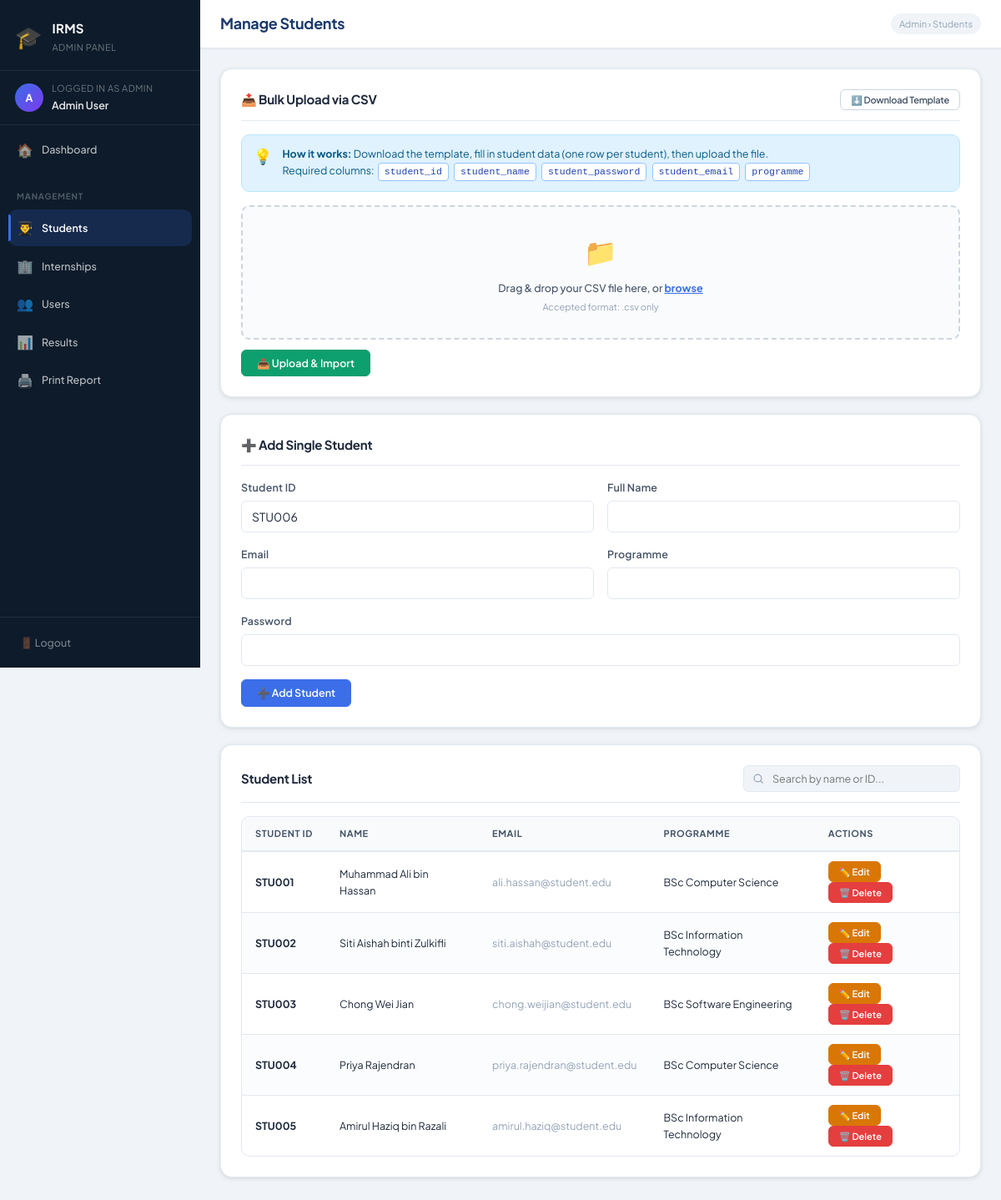
/admin/students.php (signed in), run on the app's committed database.
### tables this page shows
CREATE TABLE `student` (
  `student_id` varchar(20) NOT NULL,
  `student_name` varchar(100) NOT NULL,
  `student_password` varchar(100) NOT NULL,
  `student_email` varchar(100) DEFAULT NULL,
  `programme` varchar(100) DEFAULT NULL
);

### admin/students.php (the view, shortened to what this page needs)
<?php
require_once "../connection.php";
include "header.php";
$editStudent = null;
$nextStuId = 'STU001';
$sRes = mysqli_query($conn, "SELECT student_id FROM student ORDER BY student_id DESC LIMIT 1");
if ($sRow = mysqli_fetch_assoc($sRes)) {
    preg_match('/(\D+)(\d+)$/', $sRow['student_id'], $sm);
    $nextStuId = $sm ? $sm[1] . str_pad((int)$sm[2] + 1, strlen($sm[2]), '0', STR_PAD_LEFT) : $sRow['student_id'];
}
?>
<div class="topbar">
    <h1>Manage Students</h1>
    <span class="breadcrumb">Admin &rsaquo; Students</span>
</div>
<div class="page-body">
<div class="card">
    <div class="card-title flex-between">
        <span>📤 Bulk Upload via CSV</span>
        <a href="students.php?template=student" class="btn btn-outline btn-sm">
            ⬇️ Download Template
        </a>
    </div>
    <div class="csv-info-box">
        <div class="csv-info-icon">💡</div>
        <div>
            <strong>How it works:</strong> Download the template, fill in student data (one row per student), then upload the file.
            <div class="csv-columns">
                Required columns:
                <span class="csv-col">student_id</span>
                <span class="csv-col">student_name</span>
                <span class="csv-col">student_password</span>
                <span class="csv-col">student_email</span>
                <span class="csv-col">programme</span>
            </div>
        </div>
    </div>
    <form method="POST" enctype="multipart/form-data" style="margin-top:16px;">
        <div class="csv-upload-area" id="csvDropZone">
            <div class="csv-upload-icon">📁</div>
            <p class="csv-upload-label">Drag & drop your CSV file here, or <span class="csv-browse-link" onclick="document.getElementById('csvFile').click()">browse</span></p>
            <p class="csv-upload-hint" id="csvFileName">Accepted format: .csv only</p>
        </div>
        <div style="margin-top:12px;">
            <button type="submit" class="btn btn-success">📤 Upload & Import</button>
        </div>
    </form>
</div>
<div class="card">
    <div class="card-title"><?= $editStudent ? '✏️ Edit Student' : '➕ Add Single Student' ?></div>
    <form method="POST" action="">
        <div class="form-row">
            <div class="form-group">
                <label>Student ID</label>
                <input type="text" name="student_id"
                       value="<?= htmlspecialchars($editStudent['student_id'] ?? $nextStuId) ?>"
                       <?= $editStudent ? 'readonly' : '' ?> required>
            </div>
            <div class="form-group">
                <label>Full Name</label>
                <input type="text" name="student_name"
                       value="<?= htmlspecialchars($editStudent['student_name'] ?? '') ?>" required>
            </div>
        </div>
        <div class="form-row">
            <div class="form-group">
                <label>Email</label>
                <input type="email" name="student_email"
                       value="<?= htmlspecialchars($editStudent['student_email'] ?? '') ?>" required>
            </div>
            <div class="form-group">
                <label>Programme</label>
                <input type="text" name="programme"
                       value="<?= htmlspecialchars($editStudent['programme'] ?? '') ?>" required>
            </div>
        </div>
        <div class="form-group">
            <label>Password</label>
            <input type="text" name="student_password"
                   value="<?= htmlspecialchars($editStudent['student_password'] ?? '') ?>" required>
        </div>
        <div class="flex-gap">
            <button type="submit" class="btn btn-primary">
                <?= $editStudent ? '💾 Update Student' : '➕ Add Student' ?>
            </button>
        </div>
    </form>
</div>
<div class="card">
    <div class="card-title flex-between">
        <span>Student List</span>
        <div class="search-bar">
            <input type="text" id="searchInput" placeholder="Search by name or ID...">
        </div>
    </div>
    <div class="table-wrap">
    <table id="mainTable">
        <thead>
            <tr>
                <th>Student ID</th>
                <th>Name</th>
                <th>Email</th>
                <th>Programme</th>
                <th>Actions</th>
            </tr>
        </thead>
        <tbody>
        <?php
        $res = mysqli_query($conn, "SELECT * FROM student ORDER BY student_id");
        while ($row = mysqli_fetch_assoc($res)):
        ?>
        <tr>
            <td><strong><?= htmlspecialchars($row['student_id']) ?></strong></td>
            <td><?= htmlspecialchars($row['student_name']) ?></td>
            <td><span class="text-muted"><?= htmlspecialchars($row['student_email']) ?></span></td>
            <td><?= htmlspecialchars($row['programme']) ?></td>
            <td>
                <a href="students.php?edit=<?= urlencode($row['student_id']) ?>"
                   class="btn btn-warning btn-sm">✏️ Edit</a>
                <a href="students.php?delete=<?= urlencode($row['student_id']) ?>"
                   class="btn btn-danger btn-sm confirm-delete"
                   data-msg="Delete student <?= htmlspecialchars($row['student_name']) ?>? This cannot be undone.">
                   🗑️ Delete</a>
            </td>
        </tr>
        <?php endwhile; ?>
        </tbody>
    </table>
    </div>
</div>
</div>
<?php include "footer.php"; ?>

### data on the page
student: student_id "STU001", student_name "Muhammad Ali bin Hassan", student_email "ali.hassan@student.edu", programme "BSc Computer Science"
student: student_id "STU002", student_name "Siti Aishah binti Zulkifli", student_email "siti.aishah@student.edu", programme "BSc Information Technology"
student: student_id "STU003", student_name "Chong Wei Jian", student_email "chong.weijian@student.edu", programme "BSc Software Engineering"
student: student_id "STU004", student_name "Priya Rajendran", student_email "priya.rajendran@student.edu", programme "BSc Computer Science"
student: student_id "STU005", student_name "Amirul Haziq bin Razali", student_email "amirul.haziq@student.edu", programme "BSc Information Technology"

### other printed values
$initials "A"
$_SESSION['name'] "Admin User"
